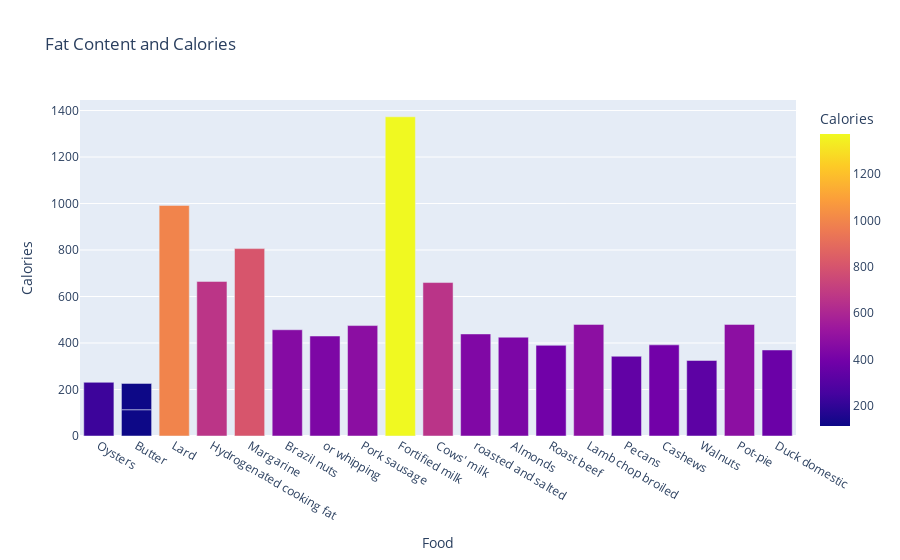

Source (notebook cell):
### Markdown cell above
## Fat Content:

Normally, fat sources are often looked down upon. But, a certain amount of fat is required for a healthy gut.
Let's look at some fatty foods.

### Code cell
fats= nutrients.sort_values(by='Fat', ascending= False)
top_20_fat=fats.head(20)
fig = px.bar(top_20_fat, x='Food', y='Calories', color='Calories', title=' Fat Content and Calories')
fig.show()

### Figure 1 — Plotly figure (JSON) as saved in the notebook; plotly's stock layout.template omitted (floating-point values rounded to 4 significant figures)
{"data": [{"alignmentgroup": "True", "hovertemplate": "Food=%{x}<br>Calories=%{marker.color}<extra></extra>", "legendgroup": "", "marker": {"color": [231, 113, 113, 992, 665, 806, 457, 430, 475, 1373, 660, 439, 425, 390, 480, 343, 392, 325, 480, 370], "coloraxis": "coloraxis", "pattern": {"shape": ""}}, "name": "", "offsetgroup": "", "orientation": "v", "showlegend": false, "textposition": "auto", "type": "bar", "x": ["Oysters", "Butter", "Butter", "Lard", "Hydrogenated cooking fat", "Margarine", "Brazil nuts", "or whipping", "Pork sausage", "Fortified milk", "Cows' milk", "roasted and salted", "Almonds", "Roast beef", "Lamb chop broiled", "Pecans", "Cashews", "Walnuts", "Pot-pie", "Duck domestic"], "xaxis": "x", "y": [231, 113, 113, 992, 665, 806, 457, 430, 475, 1373, 660, 439, 425, 390, 480, 343, 392, 325, 480, 370], "yaxis": "y"}], "layout": {"autosize": true, "barmode": "relative", "coloraxis": {"colorbar": {"title": {"text": "Calories"}}, "colorscale": [[0, "#0d0887"], [0.1111, "#46039f"], [0.2222, "#7201a8"], [0.3333, "#9c179e"], [0.4444, "#bd3786"], [0.5556, "#d8576b"], [0.6667, "#ed7953"], [0.7778, "#fb9f3a"], [0.8889, "#fdca26"], [1, "#f0f921"]]}, "legend": {"tracegroupgap": 0}, "title": {"text": " Fat Content and Calories"}, "xaxis": {"anchor": "y", "autorange": true, "domain": [0, 1], "range": [-0.5, 18.5], "title": {"text": "Food"}, "type": "category"}, "yaxis": {"anchor": "x", "autorange": true, "domain": [0, 1], "range": [0, 1445.0], "title": {"text": "Calories"}, "type": "linear"}}}
